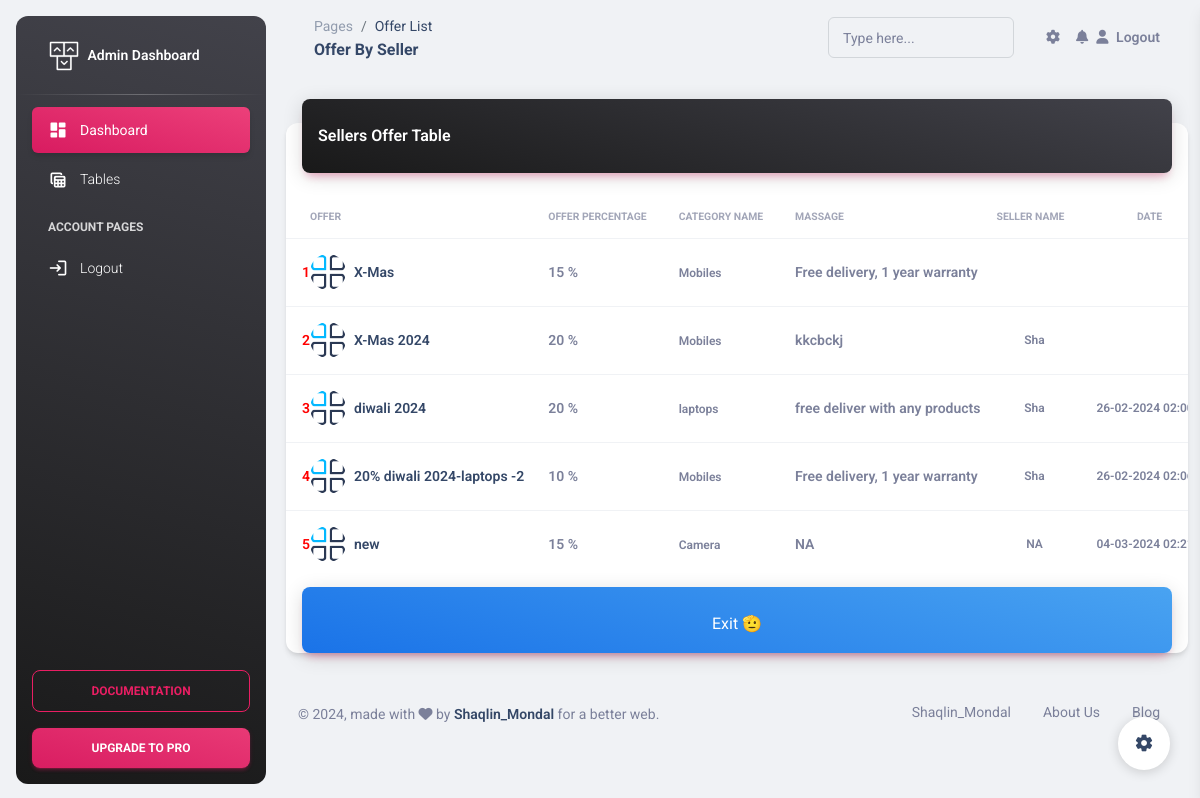
/admin/pages/view_offer_list.php (signed in), run on the app's committed database.
### tables this page shows
CREATE TABLE `veg_offer` (
  `offer_id` int(11) NOT NULL,
  `category_name` varchar(255) NOT NULL,
  `percentage` int(11) NOT NULL,
  `offer_name` varchar(1000) NOT NULL,
  `seller_name` varchar(255) NOT NULL,
  `admin_name` varchar(255) NOT NULL,
  `massage` text NOT NULL,
  `date_time` varchar(1000) NOT NULL
);

CREATE TABLE `categories` (
  `category_id` int(11) NOT NULL,
  `category_name` varchar(500) NOT NULL,
  `parent_cat_id` int(11) NOT NULL
);

### admin/pages/view_offer_list.php (the view, shortened to what this page needs)
<?php include("../inc_files/dbconnect.php"); ?>
<!DOCTYPE html>
<html lang="en">
<head>
  <link href="../assets/css/nucleo-icons.css" rel="stylesheet" />
  <link href="../assets/css/nucleo-svg.css" rel="stylesheet" />
  <link id="pagestyle" href="../assets/css/material-dashboard.css?v=3.1.0" rel="stylesheet" />
</head>
<body class="g-sidenav-show  bg-gray-200">
  <aside class="sidenav navbar navbar-vertical navbar-expand-xs border-0 border-radius-xl my-3 fixed-start ms-3   bg-gradient-dark" id="sidenav-main">
  <?php include("../inc_files/sidebar_header.php"); ?>
    <hr class="horizontal light mt-0 mb-2">
    <div class="collapse navbar-collapse  w-auto " id="sidenav-collapse-main">
      <?php include("../inc_files/side_bar.php"); ?>
    </div>
    <?php include("../inc_files/sidebar_footer.php"); ?>
  </aside>
  <main class="main-content position-relative max-height-vh-100 h-100 border-radius-lg ">
    <nav class="navbar navbar-main navbar-expand-lg px-0 mx-4 shadow-none border-radius-xl" id="navbarBlur" data-scroll="true">
      <div class="container-fluid py-1 px-3">
        <nav aria-label="breadcrumb">
          <ol class="breadcrumb bg-transparent mb-0 pb-0 pt-1 px-0 me-sm-6 me-5">
            <li class="breadcrumb-item text-sm"><a class="opacity-5 text-dark" href="javascript:;">Pages</a></li>
            <li class="breadcrumb-item text-sm text-dark active" aria-current="page">Offer List</li>
          </ol>
          <h6 class="font-weight-bolder mb-0">Offer By Seller</h6>
        </nav>
        <?php include("../inc_files/navbar.php"); ?>
      </div>
    </nav>
    <div class="container-fluid py-4">
      <div class="row">
        <div class="col-12">
          <div class="card my-4">
            <div class="card-header p-0 position-relative mt-n4 mx-3 z-index-2">
              <div class="bg-gradient-dark shadow-primary border-radius-lg pt-4 pb-3">
                <h6 class="text-white text-capitalize ps-3">Sellers offer Table</h6>
              </div>
            </div>
            <div class="card-body px-0 pb-2">
              <div class="table-responsive p-0">
                <table class="table align-items-center justify-content-center mb-0">
                  <thead>
                    <tr>
                      <th class="text-uppercase text-secondary text-xxs font-weight-bolder opacity-7">Offer</th>
                      <th class="text-uppercase text-secondary text-xxs font-weight-bolder opacity-7 ps-2">Offer Percentage</th>
                      <th class="text-uppercase text-secondary text-xxs font-weight-bolder opacity-7 ps-2">Category Name</th>
                      <th class="text-uppercase text-secondary text-xxs font-weight-bolder opacity-7 ps-2">Massage</th>
                      <th class="text-uppercase text-secondary text-xxs font-weight-bolder opacity-7 ps-2">Seller Name</th>
                      <th class="text-uppercase text-secondary text-xxs font-weight-bolder text-center opacity-7 ps-2">Date</th>
                    </tr>
                  </thead>
                  <tbody>
                    <?php
                        $c=1;
                        $sel="SELECT veg_offer.*,categories.category_name FROM veg_offer INNER JOIN categories ON categories.category_id=veg_offer.category_name ";
                        $result=mysqli_query($con,$sel);
                        while($rs=$result->fetch_assoc()){
                    ?>
                    <tr>
                      <td>
                        <div class="d-flex px-2">
                        <div class="my-auto">
                            <h6 class="mb-0 text-sm" style="color:red;"><?php echo $c;?></h6>
                          </div>
                          <div>
                            <img src="../pll/cat.png" class="avatar avatar-sm rounded-circle me-2" alt="spotify">
                          </div>
                          <div class="my-auto">
                            <h6 class="mb-0 text-sm"><?php echo $rs['offer_name'];?></h6>
                          </div>
                        </div>
                      </td>
                      <td>
                        <p class="text-sm font-weight-bold mb-0"><?php echo $rs['percentage'];?> % </p>
                      </td>
                      <td>
                        <span class="text-xs font-weight-bold"><?php echo $rs['category_name'];?></span>
                      </td>
                      <td>
                        <p class="text-sm font-weight-bold mb-0"><?php echo $rs['massage'];?></p>
                      </td>
                      <td class="align-middle text-center">
                        <div class="d-flex align-items-center justify-content-center">
                          <span class="me-2 text-xs font-weight-bold">
                              <?php echo $rs['seller_name'];?>
                          </span>
                        </div>
                      </td>
                      <td class="align-middle text-center">
                        <div class="d-flex align-items-center justify-content-center">
                          <span class="me-2 text-xs font-weight-bold"><?php echo $rs['date_time'];?></span>
                        </div>
                      </td>
                    </tr>
                    <?php
                        $c++;
                        }
                    ?>
                  </tbody>
                </table>
              </div>
            </div>
            <br>
            <div class="card-header p-0 position-relative mt-n4 mx-3 z-index-2" align="center">
              <div class="bg-gradient-info shadow-primary border-radius-lg pt-4 pb-3" >
                <span style="color:white;">Exit 🫡</span>
              </div>
            </div>
          </div>
        </div>
      </div>
       <?php include("../inc_files/footer.php"); ?>
    </div>
  </main>
  <div class="fixed-plugin">
    <a class="fixed-plugin-button text-dark position-fixed px-3 py-2">
      <i class="material-icons py-2">settings</i>
    </a>
  </div>
</body>
</html>

### data on the page
veg_offer: offer_name "X-Mas", percentage "15", categories.category_name "Mobiles", massage "Free delivery, 1 year warranty"
veg_offer: offer_name "X-Mas 2024", percentage "20", categories.category_name "Mobiles", massage "kkcbckj", seller_name "Sha"
veg_offer: offer_name "diwali 2024", percentage "20", categories.category_name "laptops", massage "free deliver with any products", seller_name "Sha", date_time "26-02-2024…"
veg_offer: offer_name "20% diwali 2024-laptops -2", percentage "10", categories.category_name "Mobiles", massage "Free delivery, 1 year warranty", seller_name "Sha", date_time "26-02-2024…"
veg_offer: offer_name "new", percentage "15", categories.category_name "Camera", massage "NA", seller_name "NA", date_time "04-03-2024…"
